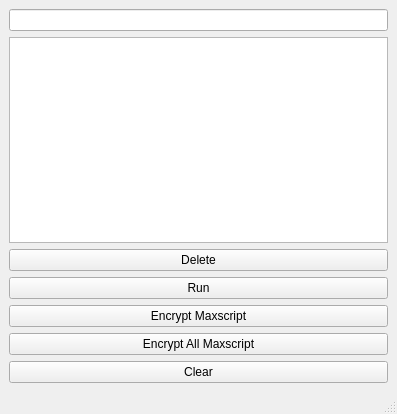
<?xml version="1.0" encoding="UTF-8"?>
<ui version="4.0">
 <class>MainWindow</class>
 <widget class="QMainWindow" name="MainWindow">
  <property name="geometry">
   <rect>
    <x>0</x>
    <y>0</y>
    <width>397</width>
    <height>414</height>
   </rect>
  </property>
  <property name="windowTitle">
   <string>MainWindow</string>
  </property>
  <widget class="QWidget" name="centralwidget">
   <layout class="QVBoxLayout" name="verticalLayout">
    <item>
     <widget class="QLineEdit" name="path"/>
    </item>
    <item>
     <widget class="QListWidget" name="scList"/>
    </item>
    <item>
     <widget class="QPushButton" name="delBt">
      <property name="text">
       <string>Delete</string>
      </property>
     </widget>
    </item>
    <item>
     <widget class="QPushButton" name="runBt">
      <property name="text">
       <string>Run</string>
      </property>
     </widget>
    </item>
    <item>
     <widget class="QPushButton" name="encryptBt">
      <property name="text">
       <string>Encrypt Maxscript</string>
      </property>
     </widget>
    </item>
    <item>
     <widget class="QPushButton" name="encryptAllBt">
      <property name="text">
       <string>Encrypt All Maxscript</string>
      </property>
     </widget>
    </item>
    <item>
     <widget class="QPushButton" name="clearBt">
      <property name="text">
       <string>Clear</string>
      </property>
     </widget>
    </item>
   </layout>
  </widget>
  <widget class="QMenuBar" name="menubar">
   <property name="geometry">
    <rect>
     <x>0</x>
     <y>0</y>
     <width>397</width>
     <height>24</height>
    </rect>
   </property>
  </widget>
  <widget class="QStatusBar" name="statusbar"/>
 </widget>
 <resources/>
 <connections/>
</ui>
